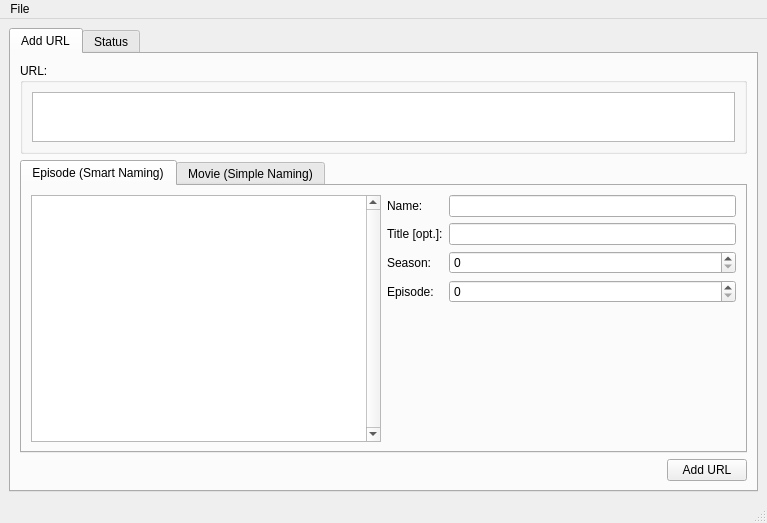
<?xml version="1.0" encoding="UTF-8"?>
<ui version="4.0">
 <class>MainWindow</class>
 <widget class="QMainWindow" name="MainWindow">
  <property name="geometry">
   <rect>
    <x>0</x>
    <y>0</y>
    <width>767</width>
    <height>523</height>
   </rect>
  </property>
  <property name="windowTitle">
   <string>MainWindow</string>
  </property>
  <widget class="QWidget" name="centralwidget">
   <layout class="QVBoxLayout" name="verticalLayout_4">
    <item>
     <widget class="QTabWidget" name="tabMain">
      <property name="currentIndex">
       <number>0</number>
      </property>
      <widget class="QWidget" name="tabAdd">
       <attribute name="title">
        <string>Add URL</string>
       </attribute>
       <layout class="QVBoxLayout" name="verticalLayout_5">
        <item>
         <widget class="QGroupBox" name="groupBox">
          <property name="sizePolicy">
           <sizepolicy hsizetype="Expanding" vsizetype="Maximum">
            <horstretch>0</horstretch>
            <verstretch>0</verstretch>
           </sizepolicy>
          </property>
          <property name="baseSize">
           <size>
            <width>0</width>
            <height>0</height>
           </size>
          </property>
          <property name="title">
           <string>URL:</string>
          </property>
          <property name="flat">
           <bool>false</bool>
          </property>
          <layout class="QVBoxLayout" name="verticalLayout">
           <item>
            <widget class="QPlainTextEdit" name="plainTextEdit">
             <property name="sizePolicy">
              <sizepolicy hsizetype="Expanding" vsizetype="Maximum">
               <horstretch>0</horstretch>
               <verstretch>0</verstretch>
              </sizepolicy>
             </property>
             <property name="maximumSize">
              <size>
               <width>16777215</width>
               <height>50</height>
              </size>
             </property>
            </widget>
           </item>
          </layout>
         </widget>
        </item>
        <item>
         <widget class="QTabWidget" name="tabNaming">
          <property name="sizePolicy">
           <sizepolicy hsizetype="Expanding" vsizetype="Expanding">
            <horstretch>0</horstretch>
            <verstretch>0</verstretch>
           </sizepolicy>
          </property>
          <property name="currentIndex">
           <number>0</number>
          </property>
          <widget class="QWidget" name="tabNameEpisode">
           <attribute name="title">
            <string>Episode (Smart Naming)</string>
           </attribute>
           <layout class="QHBoxLayout" name="horizontalLayout_2">
            <item>
             <widget class="QListView" name="listView">
              <property name="verticalScrollBarPolicy">
               <enum>Qt::ScrollBarAlwaysOn</enum>
              </property>
             </widget>
            </item>
            <item>
             <layout class="QVBoxLayout" name="verticalLayout_2">
              <item>
               <layout class="QGridLayout" name="gridLayout">
                <item row="0" column="0">
                 <widget class="QLabel" name="labEName">
                  <property name="text">
                   <string>Name:</string>
                  </property>
                 </widget>
                </item>
                <item row="0" column="1">
                 <widget class="QLineEdit" name="ledEName"/>
                </item>
                <item row="1" column="0">
                 <widget class="QLabel" name="labEpisodeTitle">
                  <property name="text">
                   <string>Title [opt.]:</string>
                  </property>
                 </widget>
                </item>
                <item row="1" column="1">
                 <widget class="QLineEdit" name="ledTitle"/>
                </item>
                <item row="2" column="0">
                 <widget class="QLabel" name="labSeason">
                  <property name="text">
                   <string>Season:</string>
                  </property>
                 </widget>
                </item>
                <item row="2" column="1">
                 <widget class="QSpinBox" name="spnSeason"/>
                </item>
                <item row="3" column="0">
                 <widget class="QLabel" name="labEpisode">
                  <property name="text">
                   <string>Episode:</string>
                  </property>
                 </widget>
                </item>
                <item row="3" column="1">
                 <widget class="QSpinBox" name="spnEpisode"/>
                </item>
               </layout>
              </item>
              <item>
               <spacer name="verticalSpacer_2">
                <property name="orientation">
                 <enum>Qt::Vertical</enum>
                </property>
                <property name="sizeHint" stdset="0">
                 <size>
                  <width>20</width>
                  <height>40</height>
                 </size>
                </property>
               </spacer>
              </item>
             </layout>
            </item>
           </layout>
          </widget>
          <widget class="QWidget" name="tabNameSimple">
           <attribute name="title">
            <string>Movie (Simple Naming)</string>
           </attribute>
           <layout class="QVBoxLayout" name="verticalLayout_3">
            <item>
             <layout class="QHBoxLayout" name="horizontalLayout_3">
              <item>
               <widget class="QLabel" name="labMName">
                <property name="text">
                 <string>Name:</string>
                </property>
               </widget>
              </item>
              <item>
               <widget class="QLineEdit" name="ledMName"/>
              </item>
             </layout>
            </item>
            <item>
             <layout class="QHBoxLayout" name="horizontalLayout_4">
              <item>
               <spacer name="horizontalSpacer_2">
                <property name="orientation">
                 <enum>Qt::Horizontal</enum>
                </property>
                <property name="sizeHint" stdset="0">
                 <size>
                  <width>40</width>
                  <height>20</height>
                 </size>
                </property>
               </spacer>
              </item>
              <item>
               <spacer name="verticalSpacer">
                <property name="orientation">
                 <enum>Qt::Vertical</enum>
                </property>
                <property name="sizeHint" stdset="0">
                 <size>
                  <width>20</width>
                  <height>40</height>
                 </size>
                </property>
               </spacer>
              </item>
             </layout>
            </item>
           </layout>
          </widget>
         </widget>
        </item>
        <item>
         <layout class="QHBoxLayout" name="horizontalLayout">
          <item>
           <spacer name="horizontalSpacer">
            <property name="orientation">
             <enum>Qt::Horizontal</enum>
            </property>
            <property name="sizeHint" stdset="0">
             <size>
              <width>40</width>
              <height>20</height>
             </size>
            </property>
           </spacer>
          </item>
          <item>
           <widget class="QPushButton" name="pubAdd">
            <property name="text">
             <string>Add URL</string>
            </property>
           </widget>
          </item>
         </layout>
        </item>
       </layout>
      </widget>
      <widget class="QWidget" name="tabStatus">
       <attribute name="title">
        <string>Status</string>
       </attribute>
       <layout class="QHBoxLayout" name="horizontalLayout_5">
        <item>
         <widget class="QListView" name="listView_2">
          <property name="verticalScrollBarPolicy">
           <enum>Qt::ScrollBarAlwaysOn</enum>
          </property>
         </widget>
        </item>
        <item>
         <layout class="QVBoxLayout" name="verticalLayout_6">
          <item>
           <widget class="QGroupBox" name="grpStatus">
            <property name="title">
             <string>Status:</string>
            </property>
            <layout class="QVBoxLayout" name="verticalLayout_7">
             <item>
              <widget class="QLabel" name="labStatus">
               <property name="sizePolicy">
                <sizepolicy hsizetype="Expanding" vsizetype="Expanding">
                 <horstretch>0</horstretch>
                 <verstretch>0</verstretch>
                </sizepolicy>
               </property>
               <property name="minimumSize">
                <size>
                 <width>0</width>
                 <height>0</height>
                </size>
               </property>
               <property name="text">
                <string>Current Status</string>
               </property>
              </widget>
             </item>
            </layout>
           </widget>
          </item>
          <item>
           <widget class="QGroupBox" name="grpControl">
            <property name="title">
             <string>Control:</string>
            </property>
            <property name="flat">
             <bool>false</bool>
            </property>
            <layout class="QVBoxLayout" name="verticalLayout_8">
             <item>
              <layout class="QGridLayout" name="gridLayout_2">
               <item row="0" column="0">
                <widget class="QPushButton" name="pubStart">
                 <property name="text">
                  <string>Start</string>
                 </property>
                </widget>
               </item>
               <item row="0" column="1">
                <widget class="QPushButton" name="pubKill">
                 <property name="text">
                  <string>Kill</string>
                 </property>
                </widget>
               </item>
              </layout>
             </item>
             <item>
              <spacer name="verticalSpacer_3">
               <property name="orientation">
                <enum>Qt::Vertical</enum>
               </property>
               <property name="sizeHint" stdset="0">
                <size>
                 <width>20</width>
                 <height>206</height>
                </size>
               </property>
              </spacer>
             </item>
            </layout>
           </widget>
          </item>
         </layout>
        </item>
       </layout>
      </widget>
     </widget>
    </item>
   </layout>
  </widget>
  <widget class="QMenuBar" name="menubar">
   <property name="geometry">
    <rect>
     <x>0</x>
     <y>0</y>
     <width>767</width>
     <height>23</height>
    </rect>
   </property>
   <widget class="QMenu" name="menuFile">
    <property name="title">
     <string>File</string>
    </property>
    <addaction name="actionExit"/>
   </widget>
   <addaction name="menuFile"/>
  </widget>
  <widget class="QStatusBar" name="statusbar"/>
  <action name="actionExit">
   <property name="text">
    <string>Exit</string>
   </property>
  </action>
 </widget>
 <resources/>
 <connections/>
</ui>
